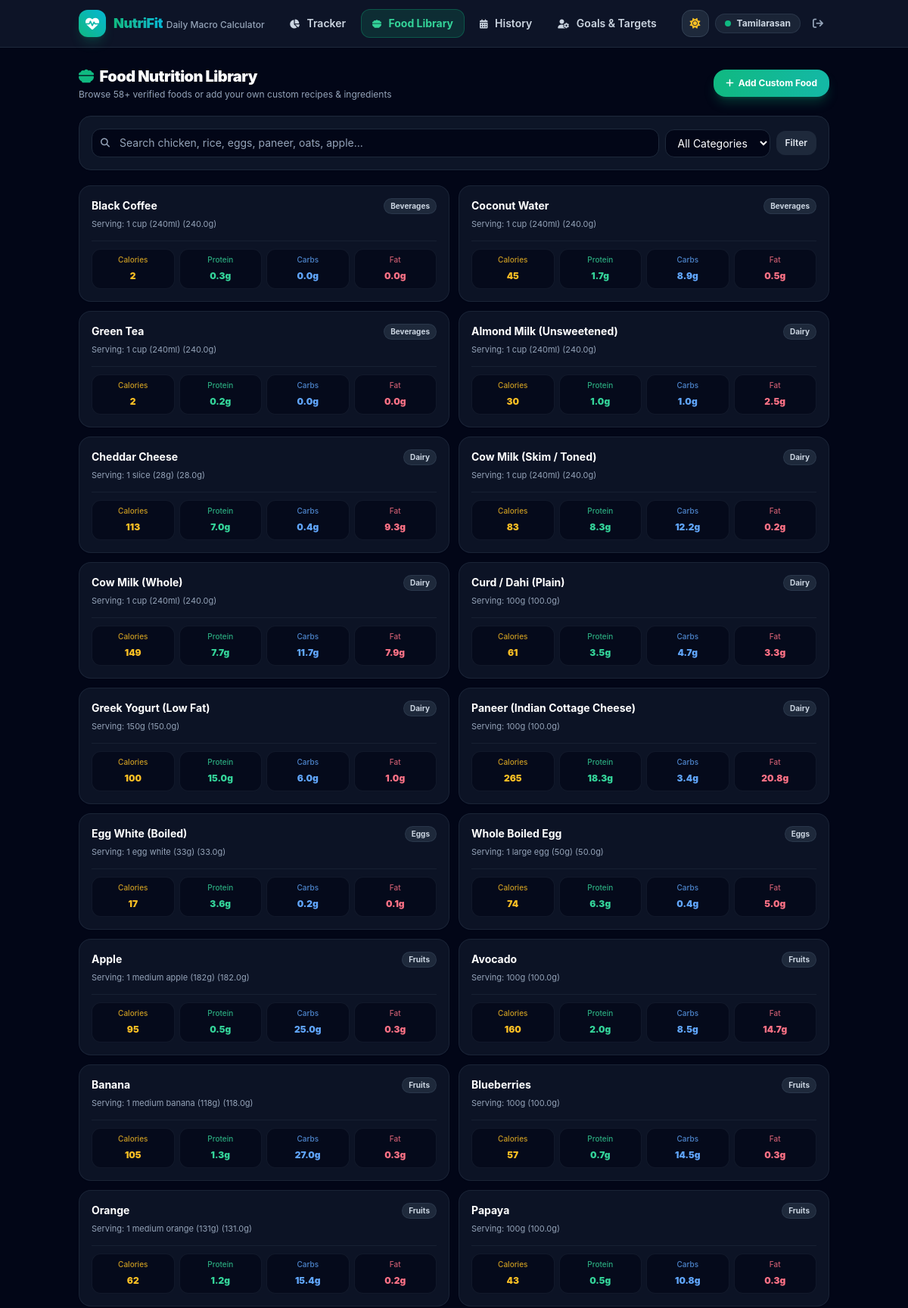
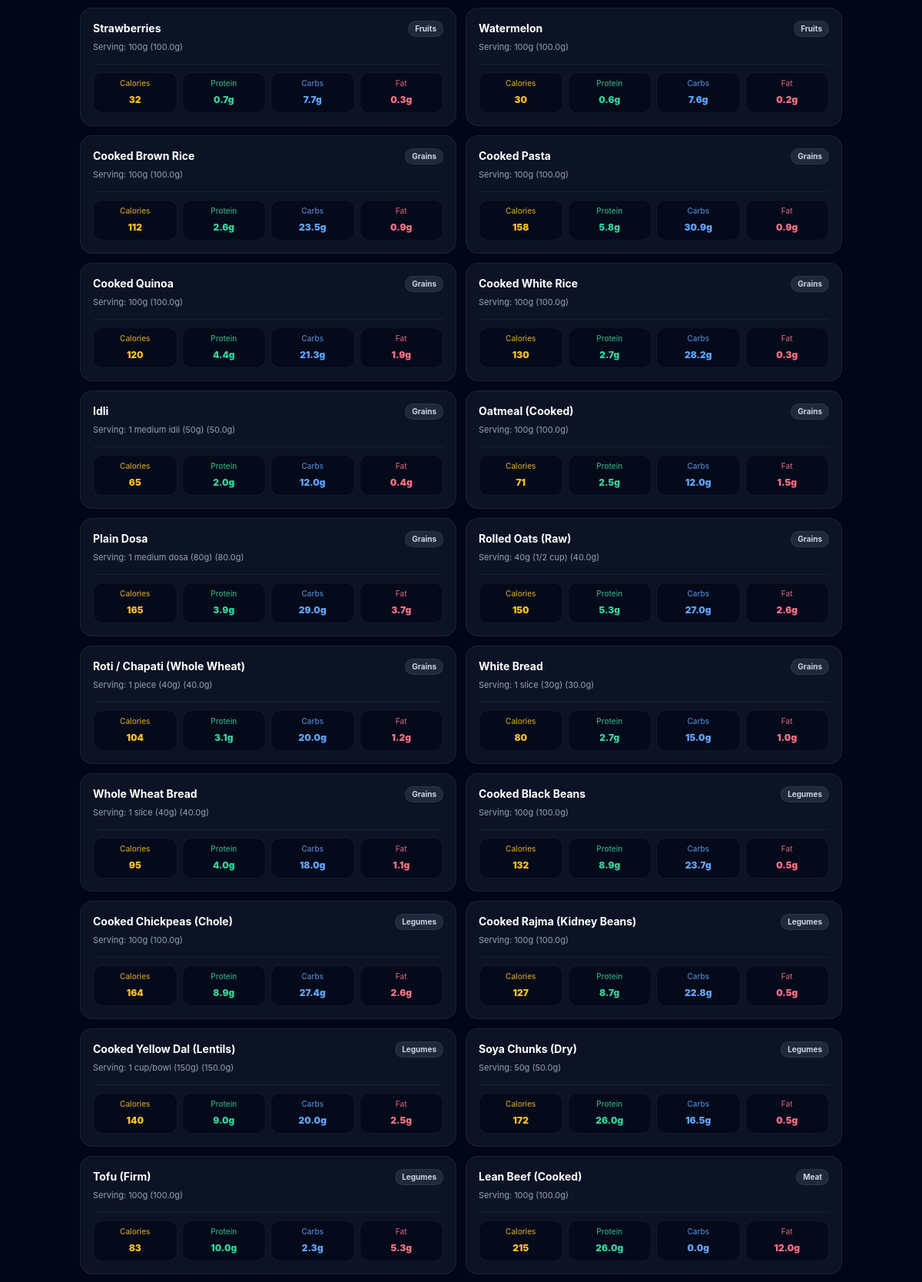
Page /foods/ (signed in, upper part) on the committed database (2 pictures, top to bottom).
### tracker/models.py (models this page shows, shortened)
class Food(models.Model):
    user = models.ForeignKey(User, null=True, blank=True, on_delete=models.CASCADE, related_name='custom_foods',
                            help_text="Null for global system foods, user set for custom foods")
    name = models.CharField(max_length=150)
    category = models.CharField(max_length=50, default='General')
    serving_size_g = models.FloatField(default=100.0, help_text="Weight of serving in grams")
    serving_unit = models.CharField(max_length=50, default='100g')
    calories = models.FloatField(help_text="Calories (kcal)")
    protein = models.FloatField(help_text="Protein in grams")
    carbs = models.FloatField(help_text="Carbohydrates in grams")
    fat = models.FloatField(help_text="Fats in grams")
    fiber = models.FloatField(default=0.0, help_text="Dietary fiber in grams")
    class Meta:
        ordering = ['category', 'name']

### tracker/views.py (the view)
# urls.py: path('foods/', views.foods_list_view, name='foods_list'),
@login_required
def foods_list_view(request):
    search_query = request.GET.get('q', '').strip()
    category = request.GET.get('category', '').strip()
    qs = Food.objects.filter(Q(user__isnull=True) | Q(user=request.user))
    if search_query:
        qs = qs.filter(name__icontains=search_query)
    if category and category != 'All':
        qs = qs.filter(category=category)
    categories = Food.objects.values_list('category', flat=True).distinct().order_by('category')
    return render(request, 'foods.html', {
        'foods': qs,
        'categories': categories,
        'search_query': search_query,
        'selected_category': category,
        'active_tab': 'foods',
    })

### templates/foods.html (shortened to what this page needs)
{% extends "base.html" %}
{% block content %}
<div class="space-y-5">
    <div class="flex flex-col sm:flex-row sm:items-center justify-between gap-3">
        <div>
            <h1 class="text-xl font-black text-slate-900 dark:text-white tracking-tight flex items-center gap-2">
                <i class="fa-solid fa-bowl-food text-emerald-500"></i> Food Nutrition Library
            </h1>
            <p class="text-xs text-slate-500 dark:text-slate-400 mt-0.5">Browse 58+ verified foods or add your own custom recipes & ingredients</p>
        </div>
        <button onclick="document.getElementById('addCustomFoodModal').classList.remove('hidden')"
            class="self-start sm:self-auto py-2.5 px-4 rounded-2xl text-xs font-bold text-white bg-gradient-to-r from-emerald-500 to-teal-500 hover:from-emerald-600 hover:to-teal-600 shadow-lg shadow-emerald-500/25 flex items-center gap-1.5 transition active:scale-95">
            <i class="fa-solid fa-plus text-xs"></i>
            <span>Add Custom Food</span>
        </button>
    </div>
    <div class="bg-white dark:bg-slate-900/90 border border-slate-200 dark:border-slate-800 rounded-2xl p-3 sm:p-4 shadow-sm flex flex-col sm:flex-row items-center gap-3 transition-colors">
        <form method="GET" action="{% url 'foods_list' %}" class="flex-1 w-full flex items-center gap-2">
            <div class="relative flex-1">
                <div class="absolute inset-y-0 left-0 pl-3 flex items-center pointer-events-none text-slate-400">
                </div>
                <input type="text" name="q" value="{{ search_query }}" placeholder="Search chicken, rice, eggs, paneer, oats, apple..."
                    class="w-full bg-slate-50 dark:bg-slate-950 border border-slate-200 dark:border-slate-800 rounded-xl py-2 pl-9 pr-3 text-xs sm:text-sm text-slate-900 dark:text-white placeholder-slate-400 focus:outline-none focus:border-emerald-500 transition">
            </div>
            <select name="category" onchange="this.form.submit()"
                class="bg-slate-50 dark:bg-slate-950 border border-slate-200 dark:border-slate-800 rounded-xl py-2 px-3 text-xs sm:text-sm text-slate-900 dark:text-white focus:outline-none focus:border-emerald-500 cursor-pointer">
                <option value="All">All Categories</option>
            </select>
            <button type="submit" class="bg-slate-100 dark:bg-slate-800 hover:bg-slate-200 dark:hover:bg-slate-700 text-slate-700 dark:text-slate-200 px-3 py-2 rounded-xl text-xs font-semibold transition">
                Filter
            </button>
        </form>
    </div>
    <div class="grid grid-cols-1 md:grid-cols-2 gap-3">
        {% for food in foods %}
        <div class="bg-white dark:bg-slate-900/80 border border-slate-200 dark:border-slate-800/80 hover:border-emerald-500/50 rounded-2xl p-4 shadow-sm hover:shadow-md transition flex flex-col justify-between">
            <div>
                <div class="flex items-start justify-between gap-2 mb-1.5">
                    <div>
                        <h3 class="text-sm font-bold text-slate-900 dark:text-white">{{ food.name }}</h3>
                        <span class="text-[11px] text-slate-500 dark:text-slate-400">Serving: {{ food.serving_unit }} ({{ food.serving_size_g }}g)</span>
                    </div>
                    <span class="text-[10px] font-bold px-2 py-0.5 rounded-full bg-slate-100 dark:bg-slate-800 text-slate-700 dark:text-slate-300 border border-slate-200 dark:border-slate-700/60">
                        {{ food.category }}
                    </span>
                </div>
                <div class="grid grid-cols-4 gap-1.5 mt-3 pt-2.5 border-t border-slate-100 dark:border-slate-800/60 text-center">
                    <div class="bg-slate-50 dark:bg-slate-950/60 rounded-xl py-1.5 px-1 border border-slate-200/60 dark:border-slate-800/50">
                        <span class="block text-[10px] text-amber-600 dark:text-amber-400/80 font-medium">Calories</span>
                        <span class="text-xs font-black text-amber-600 dark:text-amber-400">{{ food.calories|floatformat:0 }}</span>
                    </div>
                    <div class="bg-slate-50 dark:bg-slate-950/60 rounded-xl py-1.5 px-1 border border-slate-200/60 dark:border-slate-800/50">
                        <span class="block text-[10px] text-emerald-600 dark:text-emerald-400/80 font-medium">Protein</span>
                        <span class="text-xs font-black text-emerald-600 dark:text-emerald-400">{{ food.protein }}g</span>
                    </div>
                    <div class="bg-slate-50 dark:bg-slate-950/60 rounded-xl py-1.5 px-1 border border-slate-200/60 dark:border-slate-800/50">
                        <span class="block text-[10px] text-blue-600 dark:text-blue-400/80 font-medium">Carbs</span>
                        <span class="text-xs font-black text-blue-600 dark:text-blue-400">{{ food.carbs }}g</span>
                    </div>
                    <div class="bg-slate-50 dark:bg-slate-950/60 rounded-xl py-1.5 px-1 border border-slate-200/60 dark:border-slate-800/50">
                        <span class="block text-[10px] text-rose-600 dark:text-rose-400/80 font-medium">Fat</span>
                        <span class="text-xs font-black text-rose-600 dark:text-rose-400">{{ food.fat }}g</span>
                    </div>
                </div>
            </div>
        </div>
        {% empty %}
        <div class="col-span-2 text-center py-12 text-slate-400">
            <i class="fa-solid fa-cookie-bite text-3xl mb-2 block text-slate-300 dark:text-slate-600"></i>
            <p class="text-sm">No food items found matching your filter.</p>
        </div>
        {% endfor %}
    </div>
</div>
{% endblock %}

### templates/base.html (shortened to what this page needs)
<!DOCTYPE html>
<html lang="en" class="h-full">
<head>
    <script src="https://cdn.tailwindcss.com"></script>
    <link rel="stylesheet" href="https://cdnjs.cloudflare.com/ajax/libs/font-awesome/6.4.0/css/all.min.css">
</head>
<body class="min-h-full flex flex-col bg-slate-50 dark:bg-slate-950 text-slate-900 dark:text-slate-100 pb-20 md:pb-6 transition-colors duration-200 selection:bg-emerald-500 selection:text-white">
    <header class="sticky top-0 z-40 bg-white/90 dark:bg-slate-900/90 backdrop-blur-md border-b border-slate-200 dark:border-slate-800 transition-colors">
        <div class="max-w-5xl mx-auto px-4 py-3 flex items-center justify-between">
            <a href="{% url 'dashboard' %}" class="flex items-center gap-2.5 group">
                <div class="w-9 h-9 rounded-xl bg-gradient-to-tr from-emerald-500 to-cyan-500 flex items-center justify-center shadow-lg shadow-emerald-500/20 group-hover:scale-105 transition-transform">
                    <i class="fa-solid fa-heart-pulse text-white text-lg"></i>
                </div>
                <div>
                    <span class="text-lg font-black tracking-tight bg-gradient-to-r from-emerald-500 via-teal-500 to-cyan-500 bg-clip-text text-transparent">NutriFit</span>
                    <span class="hidden sm:inline text-xs block text-slate-500 dark:text-slate-400 font-medium">Daily Macro Calculator</span>
                </div>
            </a>
            {% if user.is_authenticated %}
            <nav class="hidden md:flex items-center gap-1.5 text-sm font-semibold">
                <a href="{% url 'dashboard' %}" class="px-3.5 py-2 rounded-xl transition-colors {% if active_tab == 'dashboard' %}bg-emerald-500/15 text-emerald-600 dark:text-emerald-400 font-bold border border-emerald-500/30{% else %}text-slate-600 dark:text-slate-300 hover:text-slate-900 dark:hover:text-white hover:bg-slate-100 dark:hover:bg-slate-800/60{% endif %}">
                    <i class="fa-solid fa-chart-pie mr-1.5 text-xs"></i> Tracker
                </a>
                <a href="{% url 'foods_list' %}" class="px-3.5 py-2 rounded-xl transition-colors {% if active_tab == 'foods' %}bg-emerald-500/15 text-emerald-600 dark:text-emerald-400 font-bold border border-emerald-500/30{% else %}text-slate-600 dark:text-slate-300 hover:text-slate-900 dark:hover:text-white hover:bg-slate-100 dark:hover:bg-slate-800/60{% endif %}">
                    <i class="fa-solid fa-bowl-food mr-1.5 text-xs"></i> Food Library
                </a>
                <a href="{% url 'history' %}" class="px-3.5 py-2 rounded-xl transition-colors {% if active_tab == 'history' %}bg-emerald-500/15 text-emerald-600 dark:text-emerald-400 font-bold border border-emerald-500/30{% else %}text-slate-600 dark:text-slate-300 hover:text-slate-900 dark:hover:text-white hover:bg-slate-100 dark:hover:bg-slate-800/60{% endif %}">
                    <i class="fa-solid fa-calendar-days mr-1.5 text-xs"></i> History
                </a>
                <a href="{% url 'profile' %}" class="px-3.5 py-2 rounded-xl transition-colors {% if active_tab == 'profile' %}bg-emerald-500/15 text-emerald-600 dark:text-emerald-400 font-bold border border-emerald-500/30{% else %}text-slate-600 dark:text-slate-300 hover:text-slate-900 dark:hover:text-white hover:bg-slate-100 dark:hover:bg-slate-800/60{% endif %}">
                    <i class="fa-solid fa-user-gear mr-1.5 text-xs"></i> Goals & Targets
                </a>
            </nav>
            <div class="flex items-center gap-2">
                <button type="button" onclick="toggleTheme()" class="w-9 h-9 rounded-xl bg-slate-100 dark:bg-slate-800 text-slate-600 dark:text-slate-300 hover:text-amber-500 dark:hover:text-amber-400 flex items-center justify-center border border-slate-200 dark:border-slate-700 transition active:scale-95 shadow-sm" title="Toggle Light / Dark Mode">
                    <i class="fa-solid fa-sun text-sm hidden dark:block text-amber-400"></i>
                </button>
                <div class="hidden sm:flex items-center gap-2 bg-slate-100 dark:bg-slate-800/80 border border-slate-200 dark:border-slate-700/60 rounded-full py-1 px-3 text-xs text-slate-700 dark:text-slate-300">
                    <span class="w-2 h-2 rounded-full bg-emerald-500 animate-pulse"></span>
                    <span class="font-bold">{{ user.username }}</span>
                </div>
                <a href="{% url 'logout' %}" class="text-xs text-slate-500 dark:text-slate-400 hover:text-rose-500 p-2 rounded-xl hover:bg-slate-100 dark:hover:bg-slate-800 transition" title="Logout">
                    <i class="fa-solid fa-arrow-right-from-bracket text-sm"></i>
                </a>
            </div>
            {% endif %}
        </div>
    </header>
    <main class="flex-1 max-w-5xl w-full mx-auto px-3 sm:px-4 py-4 sm:py-6">
        {% block content %}{% endblock %}
    </main>
</body>
</html>

### templates/base.html (style rules this page uses)
html { -webkit-tap-highlight-color: transparent; }
body { font-family: -apple-system, BlinkMacSystemFont, "Segoe UI", Roboto, "Helvetica Neue", Arial, sans-serif; }

### rows in the picture
Food: name "Black Coffee", serving_unit "1 cup (240ml)", serving_size_g "240.0", category "Beverages", calories "2", protein "0.3", carbs "0.0", fat "0.0"
Food: name "Coconut Water", serving_unit "1 cup (240ml)", serving_size_g "240.0", category "Beverages", calories "45", protein "1.7", carbs "8.9", fat "0.5"
Food: name "Green Tea", serving_unit "1 cup (240ml)", serving_size_g "240.0", category "Beverages", calories "2", protein "0.2", carbs "0.0", fat "0.0"
Food: name "Almond Milk (Unsweetened)", serving_unit "1 cup (240ml)", serving_size_g "240.0", category "Dairy", calories "30", protein "1.0", carbs "1.0", fat "2.5"
Food: name "Cheddar Cheese", serving_unit "1 slice (28g)", serving_size_g "28.0", category "Dairy", calories "113", protein "7.0", carbs "0.4", fat "9.3"
Food: name "Cow Milk (Skim / Toned)", serving_unit "1 cup (240ml)", serving_size_g "240.0", category "Dairy", calories "83", protein "8.3", carbs "12.2", fat "0.2"
Food: name "Cow Milk (Whole)", serving_unit "1 cup (240ml)", serving_size_g "240.0", category "Dairy", calories "149", protein "7.7", carbs "11.7", fat "7.9"
Food: name "Curd / Dahi (Plain)", serving_unit "100g", serving_size_g "100.0", category "Dairy", calories "61", protein "3.5", carbs "4.7", fat "3.3"
Food: name "Greek Yogurt (Low Fat)", serving_unit "150g", serving_size_g "150.0", category "Dairy", calories "100", protein "15.0", carbs "6.0", fat "1.0"
Food: name "Paneer (Indian Cottage Cheese)", serving_unit "100g", serving_size_g "100.0", category "Dairy", calories "265", protein "18.3", carbs "3.4", fat "20.8"
Food: name "Egg White (Boiled)", serving_unit "1 egg white (33g)", serving_size_g "33.0", category "Eggs", calories "17", protein "3.6", carbs "0.2", fat "0.1"
Food: name "Whole Boiled Egg", serving_unit "1 large egg (50g)", serving_size_g "50.0", category "Eggs", calories "74", protein "6.3", carbs "0.4", fat "5.0"
Food: name "Apple", serving_unit "1 medium apple (182g)", serving_size_g "182.0", category "Fruits", calories "95", protein "0.5", carbs "25.0", fat "0.3"
Food: name "Avocado", serving_unit "100g", serving_size_g "100.0", category "Fruits", calories "160", protein "2.0", carbs "8.5", fat "14.7"
Food: name "Banana", serving_unit "1 medium banana (118g)", serving_size_g "118.0", category "Fruits", calories "105", protein "1.3", carbs "27.0", fat "0.3"
Food: name "Blueberries", serving_unit "100g", serving_size_g "100.0", category "Fruits", calories "57", protein "0.7", carbs "14.5", fat "0.3"
Food: name "Orange", serving_unit "1 medium orange (131g)", serving_size_g "131.0", category "Fruits", calories "62", protein "1.2", carbs "15.4", fat "0.2"
Food: name "Papaya", serving_unit "100g", serving_size_g "100.0", category "Fruits", calories "43", protein "0.5", carbs "10.8", fat "0.3"
Food: name "Strawberries", serving_unit "100g", serving_size_g "100.0", category "Fruits", calories "32", protein "0.7", carbs "7.7", fat "0.3"
Food: name "Watermelon", serving_unit "100g", serving_size_g "100.0", category "Fruits", calories "30", protein "0.6", carbs "7.6", fat "0.2"
Food: name "Cooked Brown Rice", serving_unit "100g", serving_size_g "100.0", category "Grains", calories "112", protein "2.6", carbs "23.5", fat "0.9"
Food: name "Cooked Pasta", serving_unit "100g", serving_size_g "100.0", category "Grains", calories "158", protein "5.8", carbs "30.9", fat "0.9"
Food: name "Cooked Quinoa", serving_unit "100g", serving_size_g "100.0", category "Grains", calories "120", protein "4.4", carbs "21.3", fat "1.9"
Food: name "Cooked White Rice", serving_unit "100g", serving_size_g "100.0", category "Grains", calories "130", protein "2.7", carbs "28.2", fat "0.3"
Food: name "Idli", serving_unit "1 medium idli (50g)", serving_size_g "50.0", category "Grains", calories "65", protein "2.0", carbs "12.0", fat "0.4"
Food: name "Oatmeal (Cooked)", serving_unit "100g", serving_size_g "100.0", category "Grains", calories "71", protein "2.5", carbs "12.0", fat "1.5"
Food: name "Plain Dosa", serving_unit "1 medium dosa (80g)", serving_size_g "80.0", category "Grains", calories "165", protein "3.9", carbs "29.0", fat "3.7"
Food: name "Rolled Oats (Raw)", serving_unit "40g (1/2 cup)", serving_size_g "40.0", category "Grains", calories "150", protein "5.3", carbs "27.0", fat "2.6"
Food: name "Roti / Chapati (Whole Wheat)", serving_unit "1 piece (40g)", serving_size_g "40.0", category "Grains", calories "104", protein "3.1", carbs "20.0", fat "1.2"
Food: name "White Bread", serving_unit "1 slice (30g)", serving_size_g "30.0", category "Grains", calories "80", protein "2.7", carbs "15.0", fat "1.0"
Food: name "Whole Wheat Bread", serving_unit "1 slice (40g)", serving_size_g "40.0", category "Grains", calories "95", protein "4.0", carbs "18.0", fat "1.1"
Food: name "Cooked Black Beans", serving_unit "100g", serving_size_g "100.0", category "Legumes", calories "132", protein "8.9", carbs "23.7", fat "0.5"
Food: name "Cooked Chickpeas (Chole)", serving_unit "100g", serving_size_g "100.0", category "Legumes", calories "164", protein "8.9", carbs "27.4", fat "2.6"
Food: name "Cooked Rajma (Kidney Beans)", serving_unit "100g", serving_size_g "100.0", category "Legumes", calories "127", protein "8.7", carbs "22.8", fat "0.5"
Food: name "Cooked Yellow Dal (Lentils)", serving_unit "1 cup/bowl (150g)", serving_size_g "150.0", category "Legumes", calories "140", protein "9.0", carbs "20.0", fat "2.5"
Food: name "Soya Chunks (Dry)", serving_unit "50g", serving_size_g "50.0", category "Legumes", calories "172", protein "26.0", carbs "16.5", fat "0.5"
Food: name "Tofu (Firm)", serving_unit "100g", serving_size_g "100.0", category "Legumes", calories "83", protein "10.0", carbs "2.3", fat "5.3"
Food: name "Lean Beef (Cooked)", serving_unit "100g", serving_size_g "100.0", category "Meat", calories "215", protein "26.0", carbs "0.0", fat "12.0"

### other values in the picture
{{ user.username }} "Tamilarasan"
